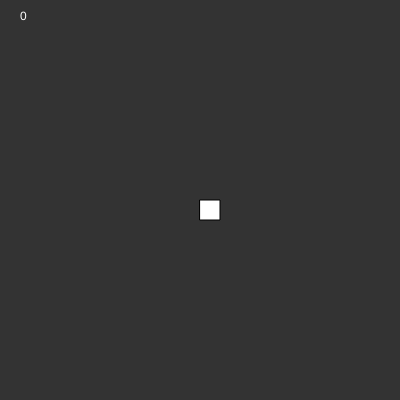
Frame 1 (no input)
Frame 60 (no input): identical to frame 1, image omitted
Frame 120 (the mouse pressed at the canvas centre since frame 60): identical to frame 1, image omitted

The p5.js sketch that drew this single still picture (run headless with seeded random() and noise() and a simulated clock; from frame 60 on, the mouse is pressed at the canvas centre):

// p5.js sketch
// ── sketch.js

class Tail{
    constructor(pred, c){
        this.pred = pred
        this.x = pred.x
        this.y = pred.y
        this.w = 20
        this.c = c
    }
    show(){
      fill(this.c[0], this.c[1], this.c[2])
      noStroke()
      rect(this.x, this.y, this.w, this.w)
    }
    
}


class Snake{
    constructor(){
      this.x= width/2
      this.y=height/2
      this.w = 20
      this.speed = 3
      this.dir = [0,0]
      this.tail = []
       
    }
    hits(nFruit){
      let x = ((nFruit.x+nFruit.w) > this.x) && ((nFruit.x+nFruit.w)<this.x+this.w)
      let y =((nFruit.y+nFruit.w) > this.y) && ((nFruit.y+nFruit.w)<this.y+this.w)
      return (x&&y)
    }
    grow(c){
      if(this.tail.length === 0){
        this.tail.push(this)
      }
      this.tail.push(new Tail(this.tail.length-1, c))
      this.speed+=.1
    }
    show(){
      fill(255)
      
      rect(this.x,this.y,this.w,this.w)
    }
    update(){
      this.x+=this.dir[0]*this.speed
      this.y+=this.dir[1]*this.speed
    }
    move(dir){
      switch(dir){
        case "up":
          this.dir[1] = -1
          this.dir[0] = 0
          break
        case "down":
          this.dir[1] = 1
          this.dir[0] = 0
          break
        case "left":
          this.dir[1] = 0
          this.dir[0] = -1
          break
        case "right":
          this.dir[1] = 0
          this.dir[0] = 1
          break
      }
    }
    dies(){
      return (this.x<=0 || this.x>=width || this.y<=0 || this.y>=height)
    }
  };
  class Fruit{
      constructor(){
          this.x = random(0,width)
          this.y = random(0, height)  
          this.w = 10
          this.c = [floor(random(0, 255)), floor(random(0, 255)), floor(random(0, 255))]
      }
      show(){
          fill(this.c[0],this.c[1],this.c[2])
          rectMode(CENTER)
          rect(this.x, this.y, this.w, this.w)
      }
  }

  let snake
  let nFruit
  let isFirst = true;
  function setup() { 
    createCanvas(400, 400);
    snake = new Snake()
  } 
  
  function draw() { 
    background(51);
    snake.show()
    text(snake.tail.length.toString(), 20, 20)
    if(snake.dies()){
      text('GAME OVER', width/2-50, height/2)
    } else {
      snake.update()
      if(!isFirst){
          nFruit.show()
          if(snake.hits(nFruit)){
              snake.grow(nFruit.c)
              nFruit.x = -100
              nFruit.y = -100
              nFruit = new Fruit()
          }
      }
      
      for(i = snake.tail.length-1; i>0; i--){
        snake.tail[i].show()
        if(i==0) continue
        snake.tail[i].x = snake.tail[i-1].x
        snake.tail[i].y = snake.tail[i-1].y
          
      }

    }
  }
  
  function keyPressed(){
    if(isFirst){
        nFruit = new Fruit()
        isFirst = false;
    }
    if(keyCode==UP_ARROW){
      snake.move("up")
    } else if (keyCode==DOWN_ARROW){
      snake.move("down")
    } else if (keyCode==LEFT_ARROW){
      snake.move("left")
    } else if (keyCode==RIGHT_ARROW){
      snake.move("right")
    }
  }
